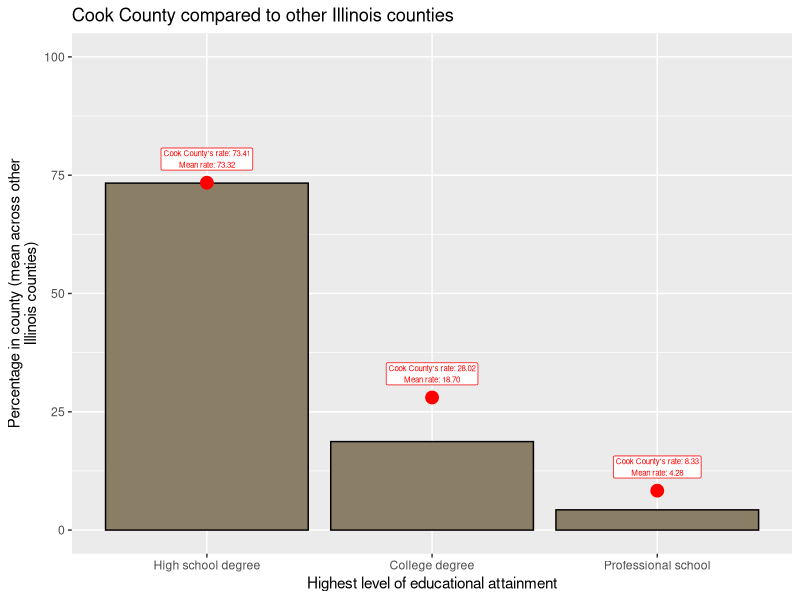
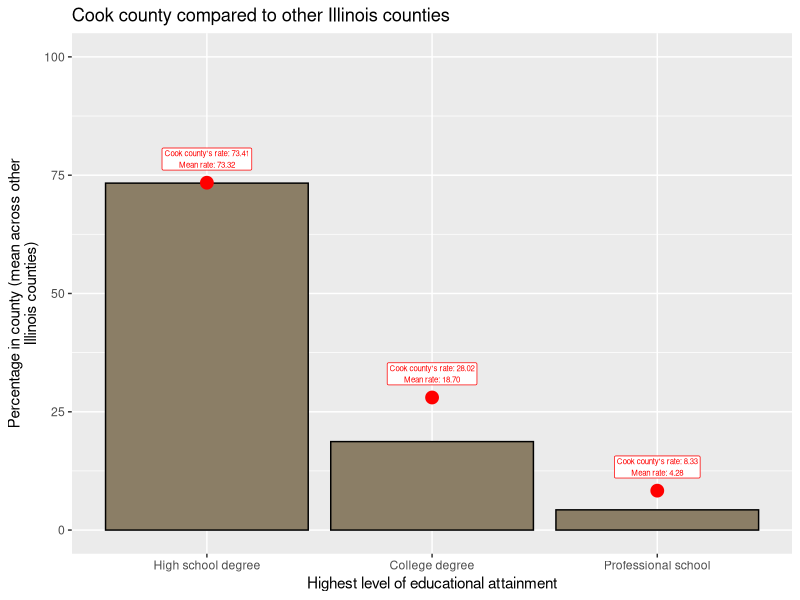
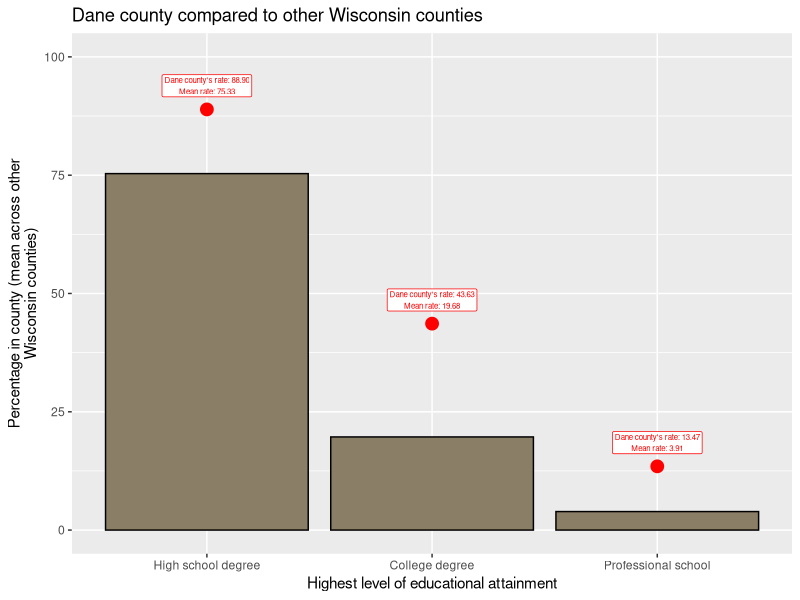
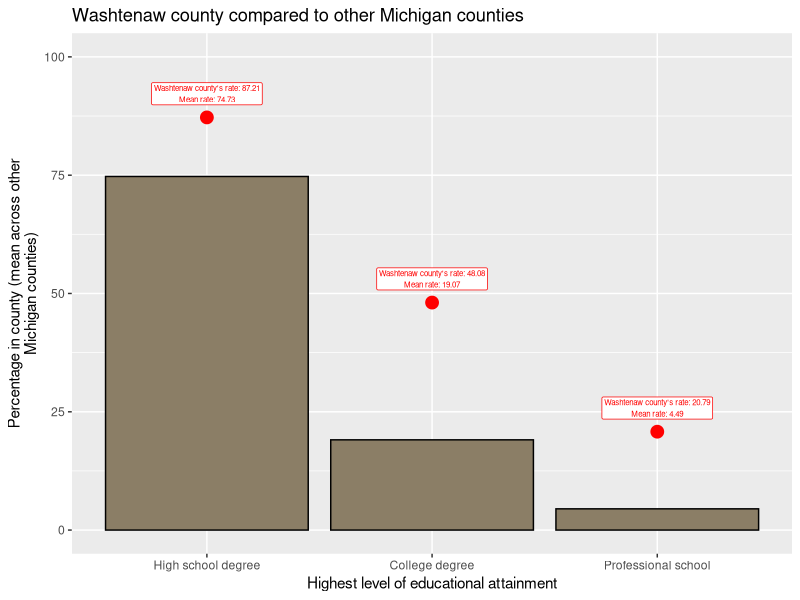

Generate these figures, in order, with R:
## ---- chunk 1
library(tidyverse)
library(ggplot2)
## ---- chunk 2
focal_county <- midwest %>%
  filter(state== 'IL' & county == 'COOK')

mean_values <- midwest %>%
  filter(state =='IL' & !county %in% focal_county) %>%
  summarize(
    perchsd_mean = mean(perchsd, na.rm = TRUE),
    percollege_mean = mean(percollege, na.rm = TRUE),
    percprof_mean = mean(percprof, na.rm = TRUE)
  )


## ---- chunk 3
library(tidyverse)
library(ggplot2)
library(reshape2)

stats_comparison <- rbind.data.frame(midwest %>%
            filter(state == "IL" & county != "COOK") %>%
            summarise(hsd = mean(perchsd), college =  mean(percollege), 
                      professional = mean(percprof)) %>%
            mutate(category = "other"),
            midwest %>%
            filter(state == "IL" & county == "COOK") %>%
            summarise(hsd = mean(perchsd), college =  mean(percollege), 
                      professional = mean(percprof)) %>%
            mutate(category = "COOK")) %>%
            reshape2::melt(., id.vars = "category") %>%
            mutate(variable_descriptive = 
            factor(case_when(variable == "hsd" ~ "High school degree",
                      variable == "college" ~ "College degree",
                      variable == "professional" ~ "Professional school"),
                levels = c("High school degree",
                           "College degree",
                           "Professional school"),
                ordered = TRUE)) 

stats_toplot <- stats_comparison %>%
          left_join(stats_comparison %>% filter(category == "other") 
                  %>% rename(mean_value = value) %>%
                  select(variable, mean_value),
                  by = "variable") 

            
ggplot(stats_toplot %>% filter(category == "other"), 
       aes(x = variable_descriptive, 
                            y = value)) +
  geom_bar(stat = "identity", color = "black", 
           fill = "wheat4") +
  xlab("Highest level of educational attainment") +
  ylab("Percentage in county (mean across other\nIllinois counties)") +
  geom_point(data = stats_toplot %>% filter(category != "other"),
             aes(x = variable_descriptive, 
                 y = value),
             color = "red", size = 4) +
  geom_label(data = stats_toplot %>% filter(category != "other"),
             aes(x = variable_descriptive, 
                 y = value, 
                 label = sprintf("Cook County's rate: %.2f\nMean rate: %.2f",
                                 value, 
                                 mean_value)),
          color = "red",
          size = 2,
          nudge_y = 5) +
  ylim(0, 100) +
  ggtitle("Cook County compared to other Illinois counties")

## ---- chunk 4
## your code here
library(tidyverse)
library(ggplot2)
library(stringr)

comparison_plot <- function(state_name, county_name){
  
  stats_comparison <- rbind.data.frame(midwest %>%
            filter(state == state_name & county != county_name) %>%
            summarise(hsd = mean(perchsd), college =  mean(percollege), 
                      professional = mean(percprof)) %>%
            mutate(category = "other"),
            midwest %>%
            filter(state == state_name & county == county_name) %>%
            summarise(hsd = mean(perchsd), college =  mean(percollege), 
                      professional = mean(percprof)) %>%
            mutate(category = county_name)) %>%
            reshape2::melt(., id.vars = "category") %>%
            mutate(variable_descriptive = 
            factor(case_when(variable == "hsd" ~ "High school degree",
                      variable == "college" ~ "College degree",
                      variable == "professional" ~ "Professional school"),
                levels = c("High school degree",
                           "College degree",
                           "Professional school"),
                ordered = TRUE)) 
  
  stats_toplot <- stats_comparison %>%
          left_join(stats_comparison %>% filter(category == "other") 
                  %>% rename(mean_value = value) %>%
                  select(variable, mean_value),
                  by = "variable") 
  
  p <- ggplot(stats_toplot %>% filter(category == "other"), 
       aes(x = variable_descriptive, 
                            y = value)) +
  geom_bar(stat = "identity", color = "black", 
           fill = "wheat4") +
  xlab("Highest level of educational attainment") +
  ylab(sprintf("Percentage in county (mean across other\n%s counties)",
      state.name[state.abb == state_name])) +
  geom_point(data = stats_toplot %>% filter(category != "other"),
             aes(x = variable_descriptive, 
                 y = value),
             color = "red", size = 4) +
  geom_label(data = stats_toplot %>% filter(category != "other"),
             aes(x = variable_descriptive, 
                 y = value, 
                 label = sprintf("%s county's rate: %.2f\nMean rate: %.2f",
                                 str_to_title(county_name),
                                 value, 
                                 mean_value)),
          color = "red",
          size = 2,
          nudge_y = 5) +
  ylim(0, 100) +
  ggtitle(sprintf("%s county compared to other %s counties",
        str_to_title(county_name),
        state.name[state.abb == state_name]))
  
  return(p)
  
}

comparison_plot(state_name = "IL", county_name = "COOK")
comparison_plot(state_name = "WI", county_name = "DANE")
comparison_plot(state_name = "MI", county_name = "WASHTENAW")


